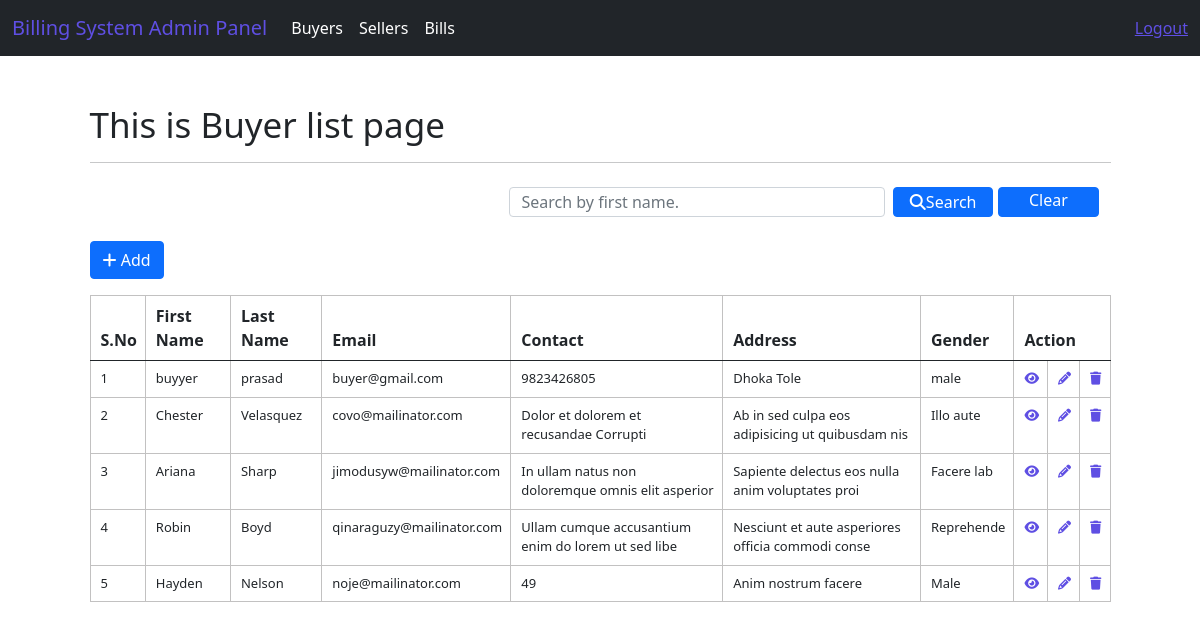
The page /system/buyer/index (signed in) on the database as committed earlier.
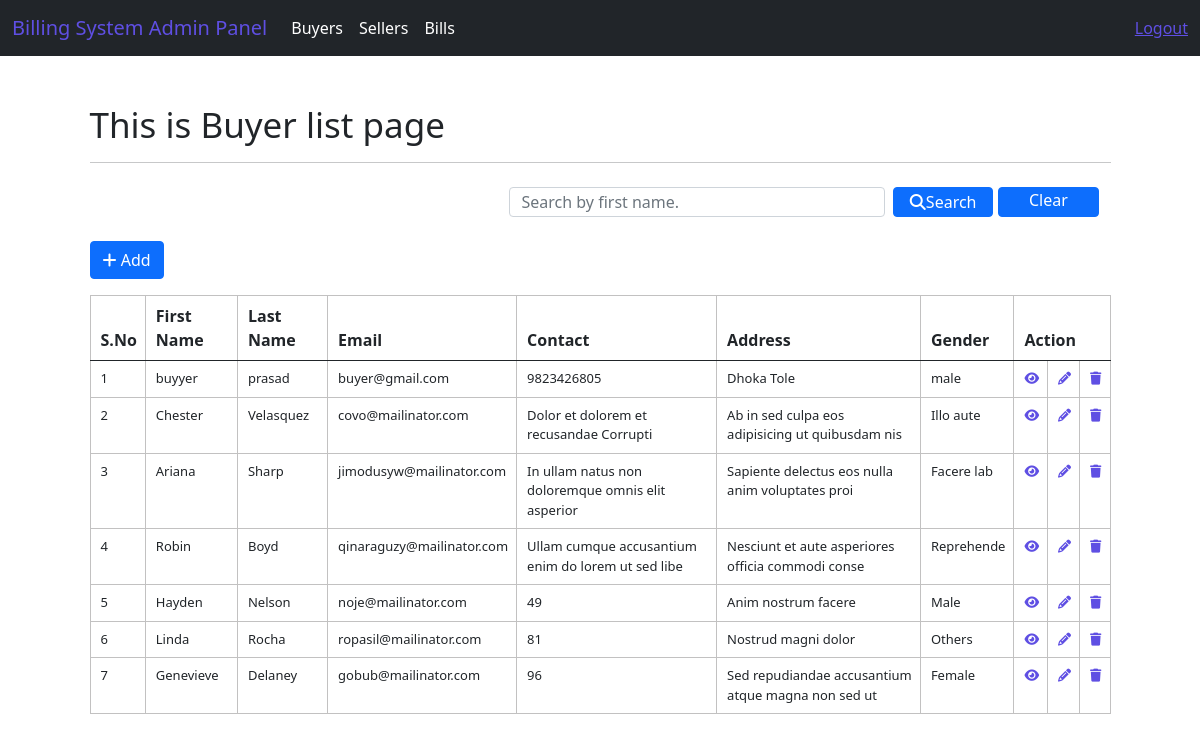
The same page on the database as committed later.
### system/models.py (models this page shows)
class CustomUser(AbstractUser):
    MALE = 'Male'
    FEMALE = 'Female'
    OTHERS = 'Female'
    GENDER_CHOICES = [
            (MALE, 'Male'),
            (FEMALE, 'Female'),
            (OTHERS, 'Others'),
            ]
    BUYER_ROLE = 'Buyer'
    SELLER_ROLE = 'Seller'
    ROLE_CHOICES = [
            (BUYER_ROLE, 'Buyer'),
            (SELLER_ROLE, 'Seller'),
            ]
    username = models.CharField(max_length=50, unique=True)
    first_name = models.CharField(max_length=50)
    last_name = models.CharField(max_length=50)
    address = models.CharField(max_length=50)
    contact = models.CharField(max_length=50)
    email = models.EmailField(max_length=50)
    gender = models.CharField(max_length=10, choices=GENDER_CHOICES)
    role = models.CharField(max_length=20, choices=ROLE_CHOICES)
    objects = UserManager()
    REQUIRED_FIELDS = []

### system/views.py (the view)
# urls.py: path("buyer/index",views.buyer_index,name= 'index-buyer'),
@login_required(login_url='login')
def buyer_index(request):
    buyer_list = CustomUser.objects.filter(role="Buyer").order_by('id')
    context = {"data": buyer_list}
    if request.method == "POST":
        search = request.POST.get('search')
        buyers = CustomUser.objects.filter(role="Buyer",first_name__icontains=search)
        context = {"data": buyers}
        return render(request, 'adminPanel/buyers/buyers_index.html', context)
    return render(request, 'adminPanel/buyers/buyers_index.html', context)

### templates/adminPanel/buyers/buyers_index.html (shortened to what this page needs)
{% extends 'layouts/master.html' %}
{% block custom_css %}
<link rel="stylesheet" href="https://cdnjs.cloudflare.com/ajax/libs/font-awesome/6.3.0/css/all.min.css"/>
{% endblock %}
{% block content %}
<div class="container mt-5">
    <h1>This is Buyer list page</h1>
    <hr>
    <nav class="navbar bg-body-tertiary">
        <div class="container-fluid">
              <form class="d-flex" role="search" action="{% url 'index-buyer' %}" method="POST">
                <input style="height: 30px;" class="form-control me-2" type="text" name="search" placeholder="Search by first name." aria-label="Search">
                <button class="btn btn-primary mb-3 mr-3" type="submit" style="height:30px; width: 160px; padding: 0px;"><i class="fa-solid fa-search"></i>Search</button>
                <a href="{% url 'index-buyer' %}" class="btn btn-primary mb-3 ml-2"  style="height:30px; width: 160px; padding: 0px; margin-left: 5px;">Clear</a>
              </form>
        </div>
    </nav>
    <a href="{% url 'add-buyer' %}" class="btn btn-primary mb-3"><i class="fa-solid fa-plus"></i> Add</a>
    <div class="row">
        <div class="col-12">
            <table class="table table-striped-columns table-hover">
                <thead>
                    <tr>
                        <th>S.No</th>
                        <th>First Name</th>
                        <th>Last Name</th>
                        <th>Email</th>
                        <th>Contact</th>
                        <th>Address</th>
                        <th>Gender</th>
                        <th colspan="3">Action</th>
                    </tr>
                </thead>
                <tbody>
                    {% for val in data %}
                    <tr>
                        <td>{{ forloop.counter }}</td>
                        <td>{{ val.first_name }}</td>
                        <td>{{ val.last_name }}</td>
                        <td>{{val.email}}</td>
                        <td>{{val.contact}}</td>
                        <td>{{val.address}}</td>
                        <td>{{val.gender}}</td>
                        <td><a href="{% url 'view-buyer' val.id %}"><i class="fa-solid fa-eye"></i></a></td>
                        <td><a href="{% url 'edit-buyer' val.id %}"><i class="fa-solid fa-pencil"></i></a></td>
                        <td><a href="{% url 'delete-buyer' val.id %}"><i class="fa-solid fa-trash"></i></a></td>
                    </tr>
                    {% endfor %}
                </tbody>
            </table>
        </div>
    </div>
</div>
{% endblock %}

Rows that differ between the two databases and show on the page:
added CustomUser: first_name "Linda", last_name "Rocha", email "ropasil@mailinator.com", contact "81", address "Nostrud magni dolor", gender "Others"
added CustomUser: first_name "Genevieve", last_name "Delaney", email "gobub@mailinator.com", contact "96", address "Sed repudiandae accusantium atque magna non sed ut", gender "Female"
